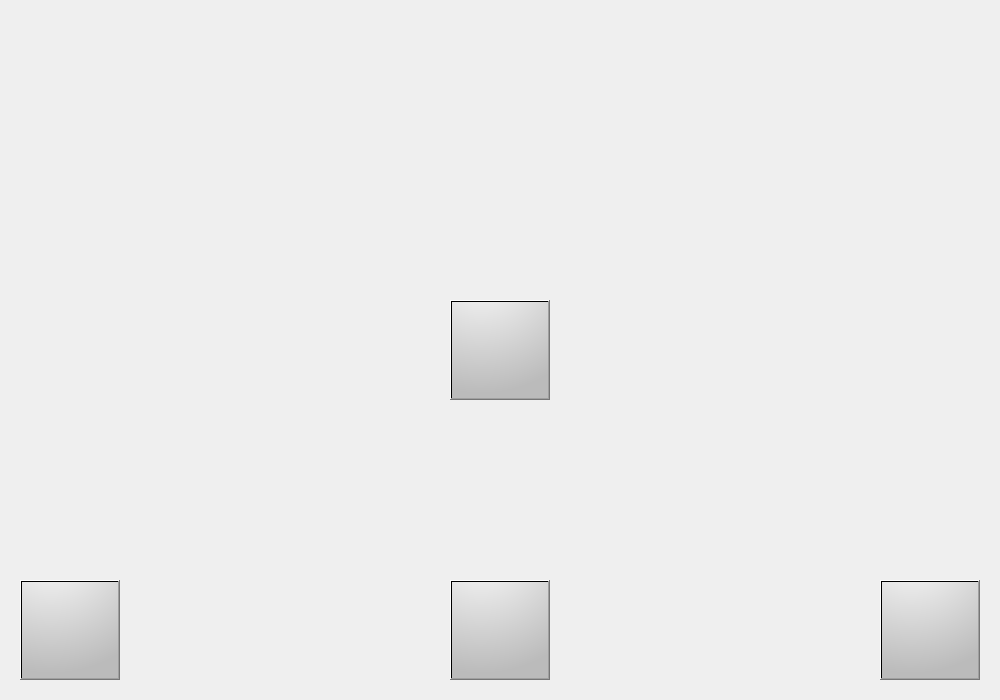
<?xml version="1.0" encoding="UTF-8"?>
<ui version="4.0">
 <class>MainWindow</class>
 <widget class="QMainWindow" name="MainWindow">
  <property name="geometry">
   <rect>
    <x>0</x>
    <y>0</y>
    <width>1000</width>
    <height>700</height>
   </rect>
  </property>
  <property name="windowTitle">
   <string>Alien Attack</string>
  </property>
  <widget class="QWidget" name="centralwidget">
   <widget class="QStackedWidget" name="stackedWidget">
    <property name="geometry">
     <rect>
      <x>0</x>
      <y>0</y>
      <width>1001</width>
      <height>701</height>
     </rect>
    </property>
    <property name="styleSheet">
     <string notr="true">background: url('qt/background.png')</string>
    </property>
    <property name="locale">
     <locale language="English" country="Denmark"/>
    </property>
    <widget class="QWidget" name="main_window">
     <widget class="QPushButton" name="exit_button">
      <property name="geometry">
       <rect>
        <x>20</x>
        <y>580</y>
        <width>100</width>
        <height>100</height>
       </rect>
      </property>
      <property name="font">
       <font>
        <family>DejaVu Sans</family>
        <pointsize>26</pointsize>
       </font>
      </property>
      <property name="toolTip">
       <string extracomment="Play">&lt;html&gt;&lt;head/&gt;&lt;body&gt;&lt;p&gt;Exit&lt;/p&gt;&lt;/body&gt;&lt;/html&gt;</string>
      </property>
      <property name="styleSheet">
       <string notr="true">background: qradialgradient(cx: 0.3, cy: -0.4,fx: 0.3, fy: -0.4,radius: 1.35,stop: 0 #fff, stop: 1 #bbb);
background-image: url('qt/exit.png');</string>
      </property>
      <property name="inputMethodHints">
       <set>Qt::ImhHiddenText</set>
      </property>
      <property name="text">
       <string/>
      </property>
     </widget>
     <widget class="QPushButton" name="credits_button">
      <property name="geometry">
       <rect>
        <x>450</x>
        <y>580</y>
        <width>100</width>
        <height>100</height>
       </rect>
      </property>
      <property name="font">
       <font>
        <family>DejaVu Sans</family>
        <pointsize>26</pointsize>
       </font>
      </property>
      <property name="toolTip">
       <string extracomment="Play">&lt;html&gt;&lt;head/&gt;&lt;body&gt;&lt;p&gt;See who made this game&lt;/p&gt;&lt;/body&gt;&lt;/html&gt;</string>
      </property>
      <property name="styleSheet">
       <string notr="true">background: qradialgradient(cx: 0.3, cy: -0.4,fx: 0.3, fy: -0.4,radius: 1.35,stop: 0 #fff, stop: 1 #bbb);
background-image: url('qt/credits.png');</string>
      </property>
      <property name="inputMethodHints">
       <set>Qt::ImhHiddenText</set>
      </property>
      <property name="text">
       <string/>
      </property>
     </widget>
     <widget class="QPushButton" name="play_button">
      <property name="geometry">
       <rect>
        <x>450</x>
        <y>300</y>
        <width>100</width>
        <height>100</height>
       </rect>
      </property>
      <property name="font">
       <font>
        <family>DejaVu Sans</family>
        <pointsize>26</pointsize>
       </font>
      </property>
      <property name="toolTip">
       <string extracomment="Play">&lt;html&gt;&lt;head/&gt;&lt;body&gt;&lt;p&gt;Play the game!&lt;/p&gt;&lt;/body&gt;&lt;/html&gt;</string>
      </property>
      <property name="styleSheet">
       <string notr="true">background: qradialgradient(cx: 0.3, cy: -0.4,fx: 0.3, fy: -0.4,radius: 1.35,stop: 0 #fff, stop: 1 #bbb);
background-image: url('qt/play.png');</string>
      </property>
      <property name="inputMethodHints">
       <set>Qt::ImhHiddenText</set>
      </property>
      <property name="text">
       <string/>
      </property>
     </widget>
     <widget class="QPushButton" name="boring_button">
      <property name="geometry">
       <rect>
        <x>880</x>
        <y>580</y>
        <width>100</width>
        <height>100</height>
       </rect>
      </property>
      <property name="font">
       <font>
        <family>DejaVu Sans</family>
        <pointsize>26</pointsize>
       </font>
      </property>
      <property name="toolTip">
       <string extracomment="Play">&lt;html&gt;&lt;head/&gt;&lt;body&gt;&lt;p&gt;The boring stuff&lt;/p&gt;&lt;/body&gt;&lt;/html&gt;</string>
      </property>
      <property name="styleSheet">
       <string notr="true">background: qradialgradient(cx: 0.3, cy: -0.4,fx: 0.3, fy: -0.4,radius: 1.35,stop: 0 #fff, stop: 1 #bbb);
background-image: url('qt/boring.png');</string>
      </property>
      <property name="inputMethodHints">
       <set>Qt::ImhHiddenText</set>
      </property>
      <property name="text">
       <string/>
      </property>
     </widget>
    </widget>
    <widget class="QWidget" name="page_2"/>
   </widget>
  </widget>
 </widget>
 <resources/>
 <connections/>
</ui>
